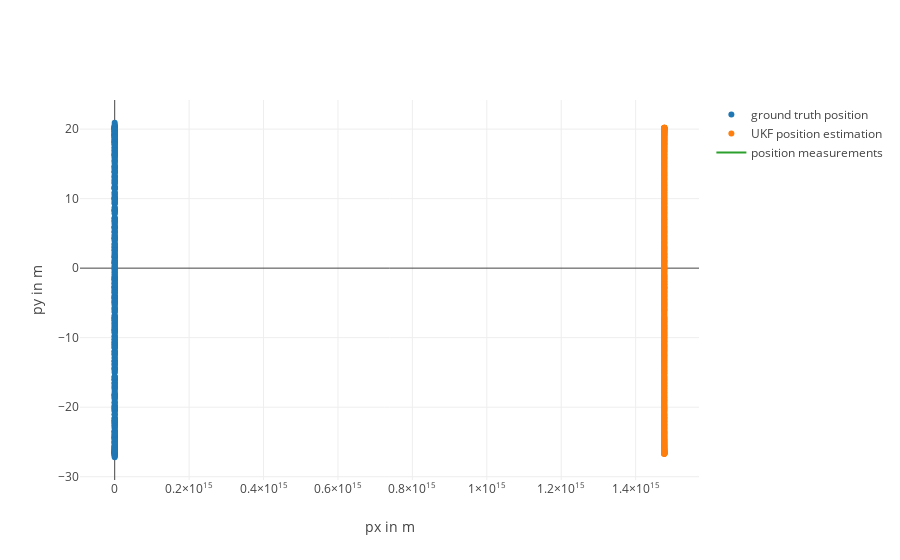

The notebook cell this image was saved under:
### Markdown cell above
# Visualize and compare the estimated/measurement/groun truth poses in 2D

### Code cell
import plotly.offline as py
from plotly.graph_objs import *




#Ground Truth
trace1 = Scatter(
    x=table_ekf_output['p1'],
    y=table_ekf_output['p2'],
    xaxis='x2',
    yaxis='y2',
    name = 'ground truth position',
    mode = 'markers'      
)


#estimations
trace2 = Scatter(
    x=table_ekf_output['p1est'],
    y=table_ekf_output['p2est'],
    xaxis='x2',
    yaxis='y2',
    name='UKF position estimation',
    mode = 'markers'       
)

#Measurements
trace3 = Scatter(
    x=table_ekf_output['p1meas'],
    y=table_ekf_output['p2meas'],
    xaxis='x2',
    yaxis='y2',
    name = 'position measurements',
    #mode = 'markers'
)


data = [trace1, trace2, trace3]

layout = Layout(
    xaxis2=dict(
   
        anchor='x2',
        title='px in m'
    ),
    yaxis2=dict(
    
        anchor='y2',
        title='py in m'
    )
)

fig = Figure(data=data, layout=layout)
py.iplot(fig, filename= 'EKF')

### Figure 1 — Plotly figure (JSON) as saved in the notebook; plotly's stock layout.template omitted (floating-point values rounded to 4 significant figures; data arrays with more than 128 entries replaced by an {"elided": "..."} marker saying what was removed)
{"data": [{"mode": "markers", "name": "ground truth position", "type": "scatter", "x": {"elided": "501 str values"}, "xaxis": "x2", "y": {"elided": "501 str values"}, "yaxis": "y2"}, {"mode": "markers", "name": "UKF position estimation", "type": "scatter", "x": {"elided": "501 str values"}, "xaxis": "x2", "y": {"elided": "501 str values"}, "yaxis": "y2"}, {"name": "position measurements", "type": "scatter", "x": {"elided": "501 str values"}, "xaxis": "x2", "y": {"elided": "501 str values"}, "yaxis": "y2"}], "layout": {"xaxis2": {"anchor": "x2", "title": "px in m"}, "yaxis2": {"anchor": "y2", "title": "py in m"}}}
